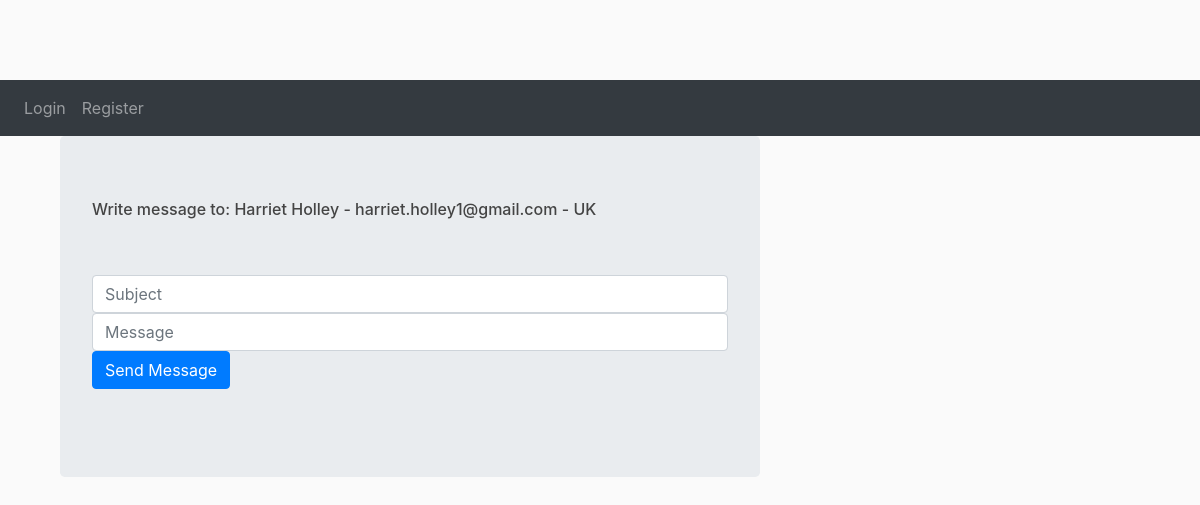
/meditater/email_formating/4, run on the app's committed database.
### meditater/models.py (models this page shows, shortened)
class Meditater(models.Model):
    year = models.CharField(max_length=264)
    course_type = models.CharField(max_length=120)
    name = models.CharField(max_length=20)
    state = models.CharField(max_length=10, null=True)
    email = models.EmailField(max_length=60)
    gender = models.CharField(max_length=60)
    born = models.CharField(max_length=60)
    profession = models.CharField(max_length=60)
    remarks = models.TextField(max_length=1000, blank=True)

### meditater/views.py (the view, shortened to what this page needs)
# urls.py: path('email_formating/<int:pk>', views.email_view, name='email_formating'),
def email_view(request, pk):
    meditater = get_object_or_404(Meditater, id=pk)
    return render(request, "meditater/email_formating.html", {'name':meditater.name,
                                                              'email':meditater.email,
                                                              'country':meditater.state})

### meditater/templates/meditater/email_formating.html (shortened to what this page needs)
{% extends 'meditater/base.html' %}
{% block content %}
<div class="container">
<div class="jumbotron">
<h6>Write message to: {{name}} - {{email}} - {{country}} </h6>
    <br><br>
     <form class="form-signin" method="POST">
                <input type="text" name="tema" id="inputEmail" class="form-control" placeholder="Subject" value="" required autofocus>
                <input type="text" name="uzenet" id="inputEmail" class="form-control" placeholder="Message" value="" required autofocus>
                <button class="btn btn-primary" type="submit">Send Message</button>
                <br><br>
</form>
    </div>
    </div>
{% endblock %}

### meditater/static/meditater/main.css (style rules this page uses)
body { background: #fafafa; color: #333333; margin-top: 5rem; }
h1, h2, h3, h4, h5, h6 { color: #444444; }

### data on the page
Meditater: name "Harriet Holley", email "harriet.holley1@gmail.com", state "UK"
